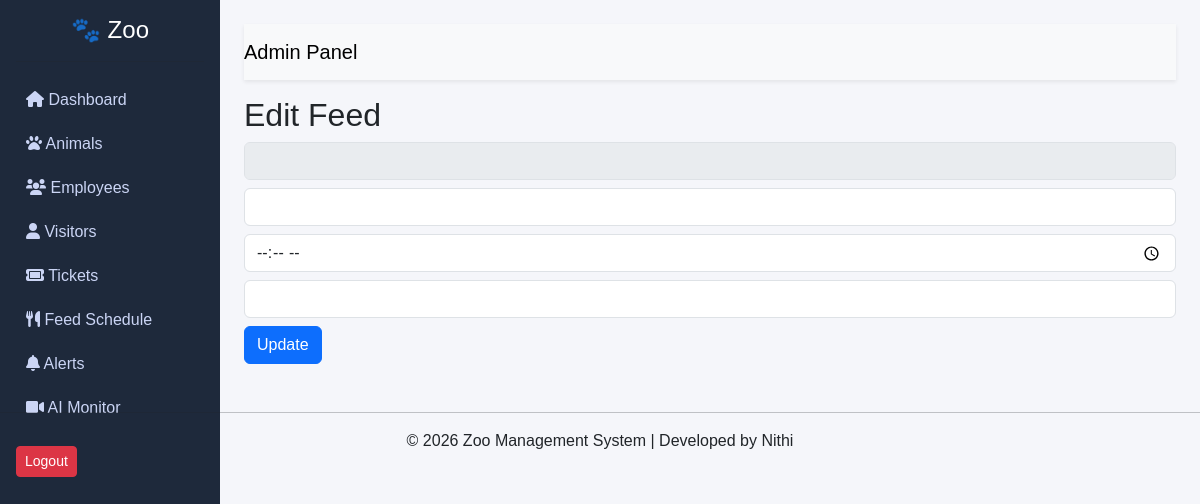
The page /edit_feed/1 on the database as committed earlier.
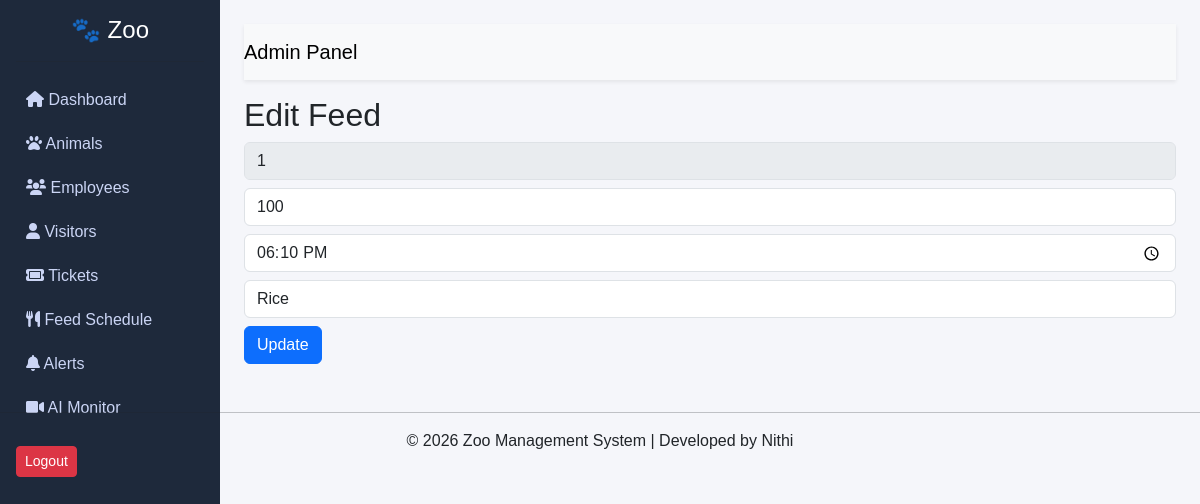
The same page on the database as committed later.
### tables this page shows
CREATE TABLE feed_schedule (
            id INTEGER PRIMARY KEY AUTOINCREMENT,
            animal_id TEXT,
            time TEXT,
            food TEXT
        );

### app.py (the view, shortened to what this page needs)
@app.route('/edit_feed/<int:id>', methods=['GET', 'POST'])
def edit_feed(id):
    feed = zoo_db.get_feed_by_id(id)
    return render_template('edit_feed.html', feed=feed)

### zoo_database.py (called while the page is built)
    def get_feed_by_id(self, id):
        self.cursor.execute("SELECT * FROM feed_schedule WHERE id=?", (id,))
        return self.cursor.fetchone()

### templates/edit_feed.html
{% extends "base.html" %}
{% block content %}
<h2>Edit Feed</h2>
<form method="POST">
    <input class="form-control mb-2" value="{{ feed[0] }}" disabled>
    <input type="text" name="animal_id" class="form-control mb-2" value="{{ feed[1] }}">
    <input type="time" name="time" class="form-control mb-2" value="{{ feed[2] }}">
    <input type="text" name="food" class="form-control mb-2" value="{{ feed[3] }}">
    <button class="btn btn-primary">Update</button>
</form>
{% endblock %}

Rows that differ between the two databases and show on the page:
added feed_schedule: id "1", animal_id "100", time "18:10", food "Rice"
